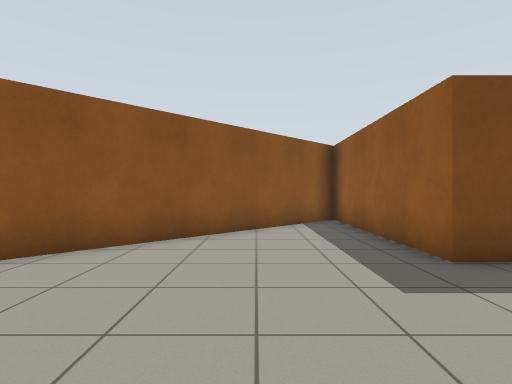
View 1 (above)

16 first-person views from a walk through a world built for the Gazebo simulator. The camera is 0.94 m above the floor, looks level and sees 80° across. The floor is counted in squares, 1 m on a side. Each view is taken from the middle of a square. On the plan, view 1 faces up. The plan holds only what a view shows up to about 11 squares ahead; the rest is blank. The place goes on beyond the plan.

View 2
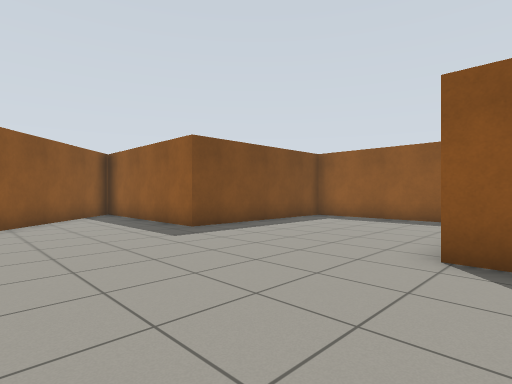

View 3
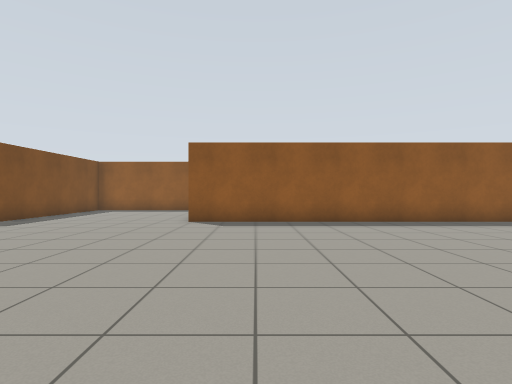

View 4
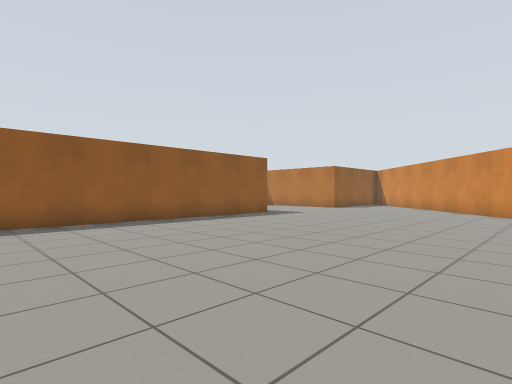

View 5
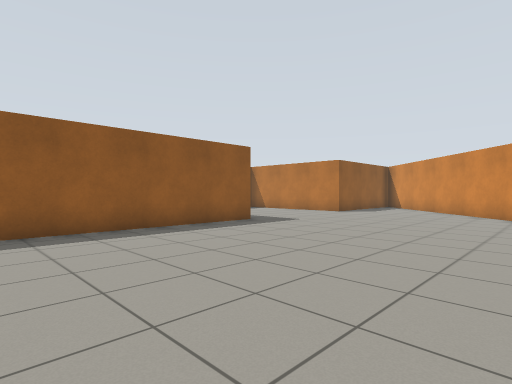

View 6
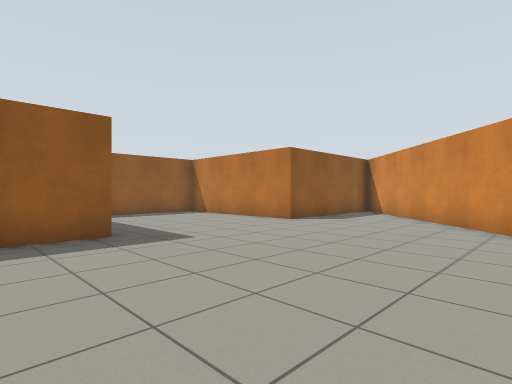

View 7
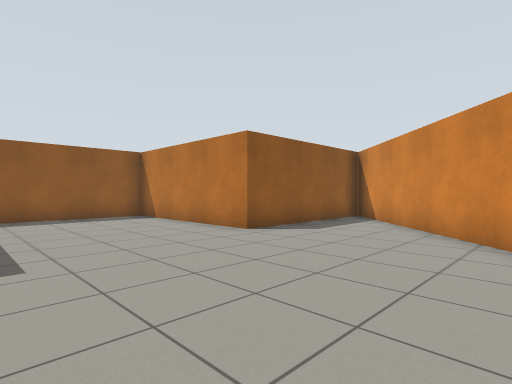

View 8
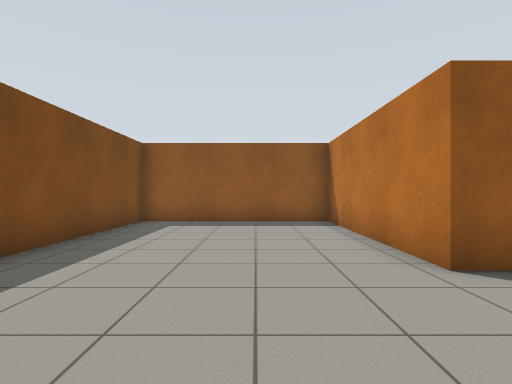

View 9
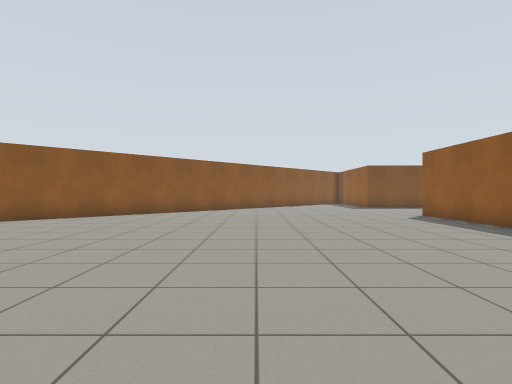

View 10
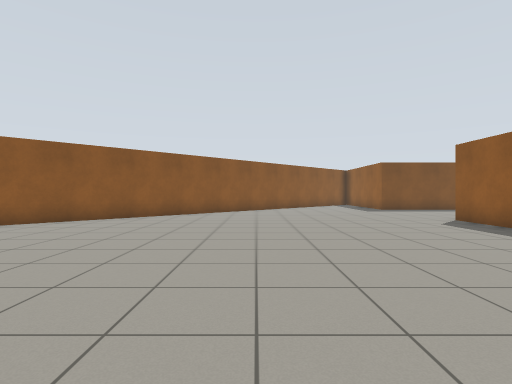

View 11
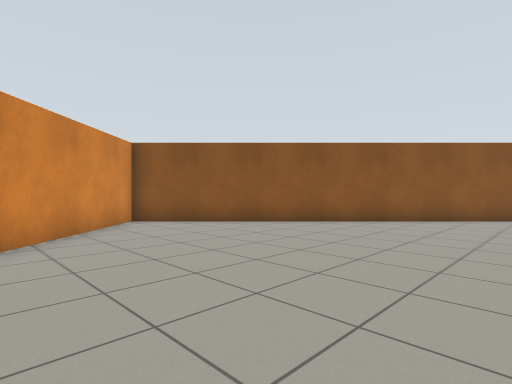

View 12
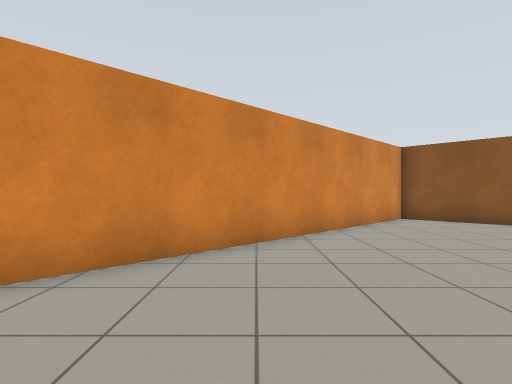

View 13
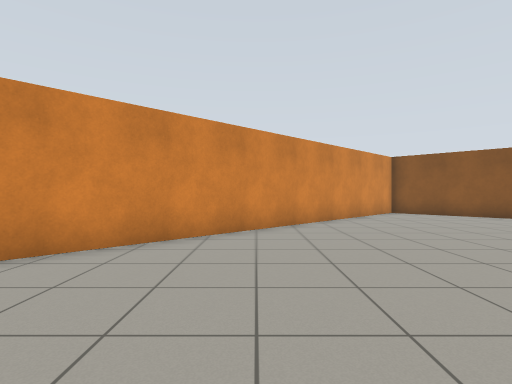

View 14
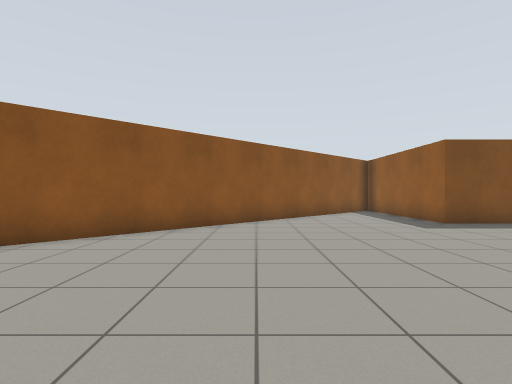

View 15
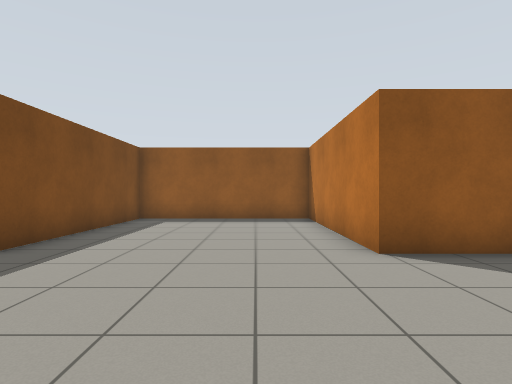

View 16
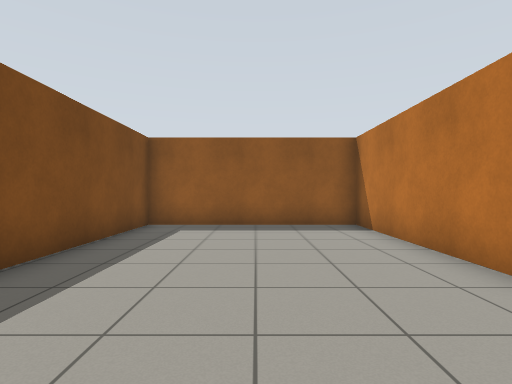

### Floor plan
Points are (right, up) in squares from view 1. A wall is a line through its corners. A room is listed if a view was taken in it or the views show most of it. See-through windows are left out.
Room 1 (views 1, 2, 3, 4, 5, 6, 7, 8, 9, 10, 11, 12, 13, 14, 15, 16)
walls: (2.6, -14.4) (2.6, -1.9) (8.7, -1.9) (8.7, 4.1) (2.6, 4.1) (2.6, 10.3) (-15.6, -7.9) (-5.5, -18.2); (-3.9, -19.8) (1.9, -25.6); (2.6, -25) (2.6, -20.3) (8.7, -20.3) (8.7, -14.4) (3.2, -14.4)

Where each view was taken, in squares from view 1:
view 1: 0 up, 0 right, facing up
view 2: 3 down, 2 left, facing up-right
view 3: 4 down, 7 left, facing right
view 4: 4 down, 7 left, facing down-right
view 5: 7 down, 5 left, facing down-right
view 6: 12 down, 4 left, facing down-right
view 7: 15 down, 3 left, facing down-right
view 8: 18 down, 1 left, facing right
view 9: 14 down, 4 left, facing up
view 10: 12 down, 4 left, facing up
view 11: 12 down, 6 left, facing up-left
view 12: 13 down, 5 left, facing left
view 13: 14 down, 2 left, facing left
view 14: 5 down, 3 left, facing up
view 15: 0 up, 2 left, facing right
view 16: 1 up, 0 right, facing right
